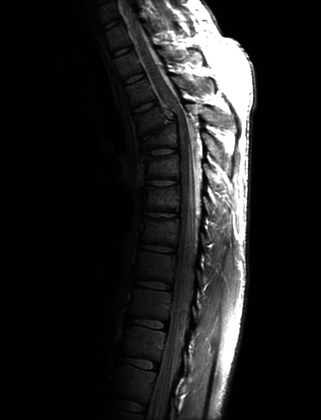
%> input picture Lab2/Proj03_01/Fig0308(a)(fractured_spine).tif, 321 x 420 px, shrunk from 746 x 976 before the run
$ octave main.m   (GNU Octave 9; MATLAB toolbox functions it lacks are replaced by stand-ins)
%> lines starting %> are read from the running program, lines starting %| are printed output that depends on the picture
%> further down, input_image is the input picture: size 420x321 uint8; min 0, max 255, mean 32.6
%> the answer given: 3
### Lab2/Proj03_01/logTransform.m
function [output] = logTransform(input,c)
%> called with c = 3

input = single(input);
[M, N, Ch] = size(input);
%> M = 420; N = 321; Ch = 1
output = zeros(M, N, Ch, 'single');

max=0;

for x = 1:M
    for y = 1:N
        output(x, y, 1) = c*log10(1+double(input(x, y, 1)));
        if output(x, y, 1) > max
            max = output(x, y, 1);
        end
    end
end
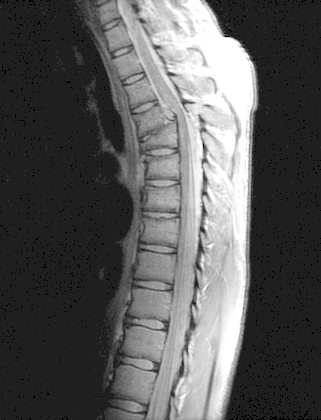
%> output: size 420x321 single; min 0, max 7.22, mean 2.52; drawn with min black and max white
%> after the loop, max = 7.22

scale = double(1/max);
%> scale = 0.138
output(:, :, :) = scale*output(:, :, :);
%> the answer given: 3
%> the answer given: 2

end

### Lab2/Proj03_01/powerlawTransform.m
function [output] = powerlawTransform(input, c, r)
%> called with c = 3, r = 2

input = single(input);
[M, N, Ch] = size(input);
output = zeros(M, N, Ch, 'single');

max=0;

for x = 1:M
    for y = 1:N
        output(x, y, 1) = c*(double(input(x, y, 1))^r);
        if output(x, y, 1) > max
            max = output(x, y, 1);
        end
    end
end
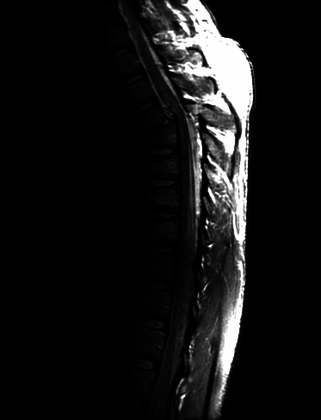
%> output: size 420x321 single; min 0, max 195075, mean 15722.6; drawn with min black and max white
%> after the loop, max = 195075

scale = 1/max;
%> scale = 5.13e-06
output(:, :, :) = scale*output(:, :, :);

end

### Lab2/Proj03_01/main.m
clear;
clc;
close all;

%Proj03-01: Image Enhancement Using Intensity Transformations
%logTransform
input_image = imread('Fig0308(a)(fractured_spine).tif');
fprintf('Proj03-01:Image Enhancement Using Intensity Transformations\n');
fprintf('First part:Image enhancement with logTransform\n');
c = input('Enter the c value you want: \n');

output_image_1 = logTransform(input_image, c);

imwrite(output_image_1,'Proj03-01-logTransform.png');

%powerlawTransform
fprintf('Second part:Image enhancement with powerlawTranform\n');
c = input('Enter the c value you want: \n');
r = input('Enter the gamma value you want: \n');

output_image_2 = powerlawTransform(input_image, c, r);

imwrite(output_image_2,'Proj03-01-powerlawTransform.png');

subplot(1, 3, 1); imshow(input_image); title('Original Image');
subplot(1, 3, 2); imshow(output_image_1); title('Image after logTransform');
subplot(1, 3, 3); imshow(output_image_2); title('Image after powerlawTransform');
